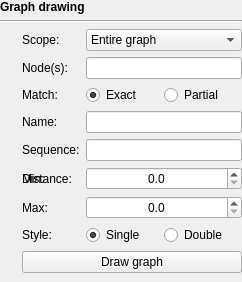
         <widget class="QWidget" name="graphDrawingWidget" native="true">
          <property name="enabled">
           <bool>true</bool>
          </property>
          <layout class="QVBoxLayout" name="verticalLayout_2">
           <property name="leftMargin">
            <number>0</number>
           </property>
           <property name="topMargin">
            <number>0</number>
           </property>
           <property name="rightMargin">
            <number>0</number>
           </property>
           <property name="bottomMargin">
            <number>0</number>
           </property>
           <item>
            <widget class="QLabel" name="label_5">
             <property name="font">
              <font>
               <bold>true</bold>
              </font>
             </property>
             <property name="text">
              <string>Graph drawing</string>
             </property>
            </widget>
           </item>
           <item>
            <widget class="Line" name="line">
             <property name="orientation">
              <enum>Qt::Horizontal</enum>
             </property>
            </widget>
           </item>
           <item>
            <widget class="QWidget" name="graphDrawingWidget_2" native="true">
             <layout class="QGridLayout" name="graphDrawingGridLayout">
              <property name="leftMargin">
               <number>0</number>
              </property>
              <property name="topMargin">
               <number>0</number>
              </property>
              <property name="rightMargin">
               <number>0</number>
              </property>
              <item row="2" column="0">
               <widget class="InfoTextWidget" name="startingNodesMatchTypeInfoText" native="true">
                <property name="enabled">
                 <bool>true</bool>
                </property>
                <property name="sizePolicy">
                 <sizepolicy hsizetype="Fixed" vsizetype="Fixed">
                  <horstretch>0</horstretch>
                  <verstretch>0</verstretch>
                 </sizepolicy>
                </property>
                <property name="minimumSize">
                 <size>
                  <width>16</width>
                  <height>16</height>
                 </size>
                </property>
                <property name="toolTip">
                 <string>When 'Exact' match is used, the graph will only be drawn around nodes that exactly match your above input.&lt;br&gt;&lt;br&gt;
When 'Partial' match is used, the graph will be drawn around nodes where any part of their name matches your above input.</string>
                </property>
               </widget>
              </item>
              <item row="1" column="0">
               <widget class="InfoTextWidget" name="startingNodesInfoText" native="true">
                <property name="enabled">
                 <bool>true</bool>
                </property>
                <property name="sizePolicy">
                 <sizepolicy hsizetype="Fixed" vsizetype="Fixed">
                  <horstretch>0</horstretch>
                  <verstretch>0</verstretch>
                 </sizepolicy>
                </property>
                <property name="minimumSize">
                 <size>
                  <width>16</width>
                  <height>16</height>
                 </size>
                </property>
                <property name="toolTip">
                 <string>Enter a comma-delimited list of node names here. This will define which regions of the graph will be drawn.&lt;br&gt;&lt;br&gt;
When in double mode, you can include '+' or '-' at the end of the node name to specify which strand to draw. If you do not include '+' or '-', then nodes for both strands will be drawn.</string>
                </property>
               </widget>
              </item>
              <item row="0" column="0">
               <widget class="InfoTextWidget" name="graphScopeInfoText" native="true">
                <property name="sizePolicy">
                 <sizepolicy hsizetype="Fixed" vsizetype="Fixed">
                  <horstretch>0</horstretch>
                  <verstretch>0</verstretch>
                 </sizepolicy>
                </property>
                <property name="minimumSize">
                 <size>
                  <width>16</width>
                  <height>16</height>
                 </size>
                </property>
                <property name="toolTip">
                 <string>&lt;html&gt;&lt;head/&gt;&lt;body&gt;&lt;p&gt;This controls how much of the assembly graph will be drawn: &lt;/p&gt;&lt;ul style=&quot;margin-top: 0px; margin-bottom: 0px; margin-left: 0px; margin-right: 0px; -qt-list-indent: 1;&quot;&gt;&lt;li style=&quot; margin-top:12px; margin-bottom:0px; margin-left:0px; margin-right:0px; -qt-block-indent:0; text-indent:0px;&quot;&gt;'Entire graph': all nodes in the graph will be drawn. This is appropriate for smaller graphs, but large graphs may take longer and use large amounts of memory to draw in their entirety.&lt;/li&gt;&lt;li style=&quot; margin-top:0px; margin-bottom:0px; margin-left:0px; margin-right:0px; -qt-block-indent:0; text-indent:0px;&quot;&gt;'Around nodes': you can specify nodes and a distance to limit the drawing to a smaller region of the graph.&lt;/li&gt;&lt;li style=&quot; margin-top:0px; margin-bottom:12px; margin-left:0px; margin-right:0px; -qt-block-indent:0; text-indent:0px;&quot;&gt;'Around BLAST hits': if you have conducted a BLAST search on this graph, this option will draw the region(s) of the graph around nodes that contain hits.&lt;/li&gt;&lt;/ul&gt;&lt;/body&gt;&lt;/html&gt;</string>
                </property>
               </widget>
              </item>
              <item row="2" column="2">
               <widget class="QWidget" name="startingNodesMatchTypeWidget" native="true">
                <layout class="QHBoxLayout" name="horizontalLayout_5">
                 <property name="spacing">
                  <number>0</number>
                 </property>
                 <property name="leftMargin">
                  <number>0</number>
                 </property>
                 <property name="topMargin">
                  <number>0</number>
                 </property>
                 <property name="rightMargin">
                  <number>0</number>
                 </property>
                 <property name="bottomMargin">
                  <number>0</number>
                 </property>
                 <item>
                  <widget class="QRadioButton" name="startingNodesExactMatchRadioButton">
                   <property name="sizePolicy">
                    <sizepolicy hsizetype="Minimum" vsizetype="Fixed">
                     <horstretch>0</horstretch>
                     <verstretch>0</verstretch>
                    </sizepolicy>
                   </property>
                   <property name="focusPolicy">
                    <enum>Qt::StrongFocus</enum>
                   </property>
                   <property name="text">
                    <string>Exact</string>
                   </property>
                   <property name="checked">
                    <bool>true</bool>
                   </property>
                  </widget>
                 </item>
                 <item>
                  <widget class="QRadioButton" name="startingNodesPartialMatchRadioButton">
                   <property name="sizePolicy">
                    <sizepolicy hsizetype="Minimum" vsizetype="Fixed">
                     <horstretch>0</horstretch>
                     <verstretch>0</verstretch>
                    </sizepolicy>
                   </property>
                   <property name="focusPolicy">
                    <enum>Qt::StrongFocus</enum>
                   </property>
                   <property name="text">
                    <string>Partial</string>
                   </property>
                  </widget>
                 </item>
                </layout>
               </widget>
              </item>
              <item row="3" column="0">
               <widget class="InfoTextWidget" name="pathSelectionInfoText" native="true">
                <property name="enabled">
                 <bool>true</bool>
                </property>
                <property name="sizePolicy">
                 <sizepolicy hsizetype="Fixed" vsizetype="Fixed">
                  <horstretch>0</horstretch>
                  <verstretch>0</verstretch>
                 </sizepolicy>
                </property>
                <property name="minimumSize">
                 <size>
                  <width>16</width>
                  <height>16</height>
                 </size>
                </property>
               </widget>
              </item>
              <item row="3" column="1">
               <widget class="QLabel" name="pathSelectionLabel">
                <property name="enabled">
                 <bool>true</bool>
                </property>
                <property name="text">
                 <string>Name:</string>
                </property>
               </widget>
              </item>
              <item row="3" column="2">
               <widget class="QLineEdit" name="pathSelectionLineEdit">
                <property name="enabled">
                 <bool>true</bool>
                </property>
                <property name="sizePolicy">
                 <sizepolicy hsizetype="Minimum" vsizetype="Fixed">
                  <horstretch>0</horstretch>
                  <verstretch>0</verstretch>
                 </sizepolicy>
                </property>
                <property name="focusPolicy">
                 <enum>Qt::StrongFocus</enum>
                </property>
               </widget>
              </item>
              <item row="4" column="0">
               <widget class="InfoTextWidget" name="walkSelectionInfoText" native="true">
                <property name="enabled">
                 <bool>true</bool>
                </property>
                <property name="sizePolicy">
                 <sizepolicy hsizetype="Fixed" vsizetype="Fixed">
                  <horstretch>0</horstretch>
                  <verstretch>0</verstretch>
                 </sizepolicy>
                </property>
                <property name="minimumSize">
                 <size>
                  <width>16</width>
                  <height>16</height>
                 </size>
                </property>
               </widget>
              </item>
              <item row="4" column="1">
               <widget class="QLabel" name="walkSelectionLabel">
                <property name="enabled">
                 <bool>true</bool>
                </property>
                <property name="text">
                 <string>Sequence:</string>
                </property>
               </widget>
              </item>
              <item row="4" column="2">
               <widget class="QLineEdit" name="walkSelectionLineEdit">
                <property name="enabled">
                 <bool>true</bool>
                </property>
                <property name="sizePolicy">
                 <sizepolicy hsizetype="Minimum" vsizetype="Fixed">
                  <horstretch>0</horstretch>
                  <verstretch>0</verstretch>
                 </sizepolicy>
                </property>
                <property name="focusPolicy">
                 <enum>Qt::StrongFocus</enum>
                </property>
               </widget>
              </item>
              <item row="5" column="0">
               <widget class="InfoTextWidget" name="nodeDistanceInfoText" native="true">
                <property name="enabled">
                 <bool>true</bool>
                </property>
                <property name="sizePolicy">
                 <sizepolicy hsizetype="Fixed" vsizetype="Fixed">
                  <horstretch>0</horstretch>
                  <verstretch>0</verstretch>
                 </sizepolicy>
                </property>
                <property name="minimumSize">
                 <size>
                  <width>16</width>
                  <height>16</height>
                 </size>
                </property>
               </widget>
              </item>
              <item row="5" column="1">
               <widget class="QLabel" name="nodeDistanceLabel">
                <property name="enabled">
                 <bool>true</bool>
                </property>
                <property name="text">
                 <string>Distance:</string>
                </property>
               </widget>
              </item>
              <item row="5" column="2">
               <widget class="QSpinBox" name="nodeDistanceSpinBox">
                <property name="enabled">
                 <bool>true</bool>
                </property>
                <property name="sizePolicy">
                 <sizepolicy hsizetype="Minimum" vsizetype="Fixed">
                  <horstretch>0</horstretch>
                  <verstretch>0</verstretch>
                 </sizepolicy>
                </property>
                <property name="focusPolicy">
                 <enum>Qt::StrongFocus</enum>
                </property>
                <property name="alignment">
                 <set>Qt::AlignCenter</set>
                </property>
                <property name="maximum">
                 <number>10000</number>
                </property>
               </widget>
              </item>
              <item row="7" column="0">
               <widget class="InfoTextWidget" name="nodeStyleInfoText" native="true">
                <property name="sizePolicy">
                 <sizepolicy hsizetype="Fixed" vsizetype="Fixed">
                  <horstretch>0</horstretch>
                  <verstretch>0</verstretch>
                 </sizepolicy>
                </property>
                <property name="minimumSize">
                 <size>
                  <width>16</width>
                  <height>16</height>
                 </size>
                </property>
                <property name="toolTip">
                 <string>'Single' mode will only one node for each positive/negative pair. This produces a simpler graph visualisation, but strand-specific sequences and directionality will be less clear.&lt;br&gt;&lt;br&gt;
'Double' mode will draw both nodes and their complement nodes. The nodes will show directionality with an arrow head. They will initially be drawn on top of each other, but can be manually moved to separate them.</string>
                </property>
               </widget>
              </item>
              <item row="7" column="2">
               <widget class="QWidget" name="nodeStyleWidget" native="true">
                <layout class="QHBoxLayout" name="horizontalLayout_6">
                 <property name="spacing">
                  <number>0</number>
                 </property>
                 <property name="leftMargin">
                  <number>0</number>
                 </property>
                 <property name="topMargin">
                  <number>0</number>
                 </property>
                 <property name="rightMargin">
                  <number>0</number>
                 </property>
                 <property name="bottomMargin">
                  <number>0</number>
                 </property>
                 <item>
                  <widget class="QRadioButton" name="singleNodesRadioButton">
                   <property name="sizePolicy">
                    <sizepolicy hsizetype="Minimum" vsizetype="Fixed">
                     <horstretch>0</horstretch>
                     <verstretch>0</verstretch>
                    </sizepolicy>
                   </property>
                   <property name="focusPolicy">
                    <enum>Qt::StrongFocus</enum>
                   </property>
                   <property name="text">
                    <string>Single</string>
                   </property>
                   <property name="checked">
                    <bool>true</bool>
                   </property>
                  </widget>
                 </item>
                 <item>
                  <widget class="QRadioButton" name="doubleNodesRadioButton">
                   <property name="sizePolicy">
                    <sizepolicy hsizetype="Minimum" vsizetype="Fixed">
                     <horstretch>0</horstretch>
                     <verstretch>0</verstretch>
                    </sizepolicy>
                   </property>
                   <property name="focusPolicy">
                    <enum>Qt::StrongFocus</enum>
                   </property>
                   <property name="text">
                    <string>Double</string>
                   </property>
                  </widget>
                 </item>
                </layout>
               </widget>
              </item>
              <item row="9" column="1" colspan="2">
               <widget class="QPushButton" name="drawGraphButton">
                <property name="focusPolicy">
                 <enum>Qt::StrongFocus</enum>
                </property>
                <property name="text">
                 <string>Draw graph</string>
                </property>
               </widget>
              </item>
              <item row="7" column="1">
               <widget class="QLabel" name="nodeStyleLabel">
                <property name="sizePolicy">
                 <sizepolicy hsizetype="Minimum" vsizetype="Preferred">
                  <horstretch>0</horstretch>
                  <verstretch>0</verstretch>
                 </sizepolicy>
                </property>
                <property name="text">
                 <string>Style:</string>
                </property>
               </widget>
              </item>
              <item row="1" column="1">
               <widget class="QLabel" name="startingNodesLabel">
                <property name="enabled">
                 <bool>true</bool>
                </property>
                <property name="sizePolicy">
                 <sizepolicy hsizetype="Minimum" vsizetype="Preferred">
                  <horstretch>0</horstretch>
                  <verstretch>0</verstretch>
                 </sizepolicy>
                </property>
                <property name="text">
                 <string>Node(s):</string>
                </property>
               </widget>
              </item>
              <item row="1" column="2">
               <widget class="QLineEdit" name="startingNodesLineEdit">
                <property name="enabled">
                 <bool>true</bool>
                </property>
                <property name="sizePolicy">
                 <sizepolicy hsizetype="Minimum" vsizetype="Fixed">
                  <horstretch>0</horstretch>
                  <verstretch>0</verstretch>
                 </sizepolicy>
                </property>
                <property name="focusPolicy">
                 <enum>Qt::StrongFocus</enum>
                </property>
               </widget>
              </item>
              <item row="0" column="2">
               <widget class="QComboBox" name="graphScopeComboBox">
                <property name="sizePolicy">
                 <sizepolicy hsizetype="Minimum" vsizetype="Fixed">
                  <horstretch>0</horstretch>
                  <verstretch>0</verstretch>
                 </sizepolicy>
                </property>
                <property name="focusPolicy">
                 <enum>Qt::StrongFocus</enum>
                </property>
                <item>
                 <property name="text">
                  <string>Entire graph</string>
                 </property>
                </item>
                <item>
                 <property name="text">
                  <string>Around nodes</string>
                 </property>
                </item>
                <item>
                 <property name="text">
                  <string>Around paths</string>
                 </property>
                </item>
                <item>
                 <property name="text">
                  <string>Around sequence walk</string>
                 </property>
                </item>
                <item>
                 <property name="text">
                  <string>Around query hits</string>
                 </property>
                </item>
                <item>
                 <property name="text">
                  <string>Depth range</string>
                 </property>
                </item>
               </widget>
              </item>
              <item row="0" column="1">
               <widget class="QLabel" name="graphScopeLabel">
                <property name="sizePolicy">
                 <sizepolicy hsizetype="Minimum" vsizetype="Preferred">
                  <horstretch>0</horstretch>
                  <verstretch>0</verstretch>
                 </sizepolicy>
                </property>
                <property name="text">
                 <string>Scope:</string>
                </property>
               </widget>
              </item>
              <item row="2" column="1">
               <widget class="QLabel" name="startingNodesMatchTypeLabel">
                <property name="enabled">
                 <bool>true</bool>
                </property>
                <property name="sizePolicy">
                 <sizepolicy hsizetype="Minimum" vsizetype="Preferred">
                  <horstretch>0</horstretch>
                  <verstretch>0</verstretch>
                 </sizepolicy>
                </property>
                <property name="text">
                 <string>Match:</string>
                </property>
               </widget>
              </item>
              <item row="5" column="2">
               <widget class="QDoubleSpinBox" name="minDepthSpinBox">
                <property name="focusPolicy">
                 <enum>Qt::StrongFocus</enum>
                </property>
                <property name="alignment">
                 <set>Qt::AlignCenter</set>
                </property>
                <property name="decimals">
                 <number>1</number>
                </property>
                <property name="maximum">
                 <double>1000000.000000000000000</double>
                </property>
               </widget>
              </item>
              <item row="5" column="0">
               <widget class="InfoTextWidget" name="minDepthInfoText" native="true">
                <property name="sizePolicy">
                 <sizepolicy hsizetype="Fixed" vsizetype="Fixed">
                  <horstretch>0</horstretch>
                  <verstretch>0</verstretch>
                 </sizepolicy>
                </property>
                <property name="minimumSize">
                 <size>
                  <width>16</width>
                  <height>16</height>
                 </size>
                </property>
                <property name="toolTip">
                 <string>&lt;html&gt;&lt;head/&gt;&lt;body&gt;&lt;p&gt;This is the lower bound for the depth range. Nodes with a read &lt;/p&gt;&lt;p&gt;depth less than this value will not be drawn.&lt;/p&gt;&lt;/body&gt;&lt;/html&gt;</string>
                </property>
               </widget>
              </item>
              <item row="9" column="0">
               <widget class="InfoTextWidget" name="drawGraphInfoText" native="true">
                <property name="sizePolicy">
                 <sizepolicy hsizetype="Fixed" vsizetype="Fixed">
                  <horstretch>0</horstretch>
                  <verstretch>0</verstretch>
                 </sizepolicy>
                </property>
                <property name="minimumSize">
                 <size>
                  <width>16</width>
                  <height>16</height>
                 </size>
                </property>
                <property name="toolTip">
                 <string>&lt;html&gt;&lt;head/&gt;&lt;body&gt;&lt;p&gt;Clicking this button will conduct the graph layout and draw the graph to the screen. This process is fast for small graphs but can be resource-intensive for large graphs.&lt;br/&gt;&lt;br/&gt;The layout algorithm uses a random seed, so each time this button is clicked you will give different layouts of the same graph.&lt;/p&gt;&lt;/body&gt;&lt;/html&gt;</string>
                </property>
               </widget>
              </item>
              <item row="5" column="1">
               <widget class="QLabel" name="minDepthLabel">
                <property name="sizePolicy">
                 <sizepolicy hsizetype="Minimum" vsizetype="Preferred">
                  <horstretch>0</horstretch>
                  <verstretch>0</verstretch>
                 </sizepolicy>
                </property>
                <property name="text">
                 <string>Min:</string>
                </property>
               </widget>
              </item>
              <item row="6" column="0">
               <widget class="InfoTextWidget" name="maxDepthInfoText" native="true">
                <property name="sizePolicy">
                 <sizepolicy hsizetype="Fixed" vsizetype="Fixed">
                  <horstretch>0</horstretch>
                  <verstretch>0</verstretch>
                 </sizepolicy>
                </property>
                <property name="minimumSize">
                 <size>
                  <width>16</width>
                  <height>16</height>
                 </size>
                </property>
                <property name="toolTip">
                 <string>&lt;html&gt;&lt;head/&gt;&lt;body&gt;&lt;p&gt;This is the upper bound for the depth range. Nodes with a read depth greater than this value will not be drawn.&lt;/p&gt;&lt;/body&gt;&lt;/html&gt;</string>
                </property>
               </widget>
              </item>
              <item row="6" column="1">
               <widget class="QLabel" name="maxDepthLabel">
                <property name="sizePolicy">
                 <sizepolicy hsizetype="Minimum" vsizetype="Preferred">
                  <horstretch>0</horstretch>
                  <verstretch>0</verstretch>
                 </sizepolicy>
                </property>
                <property name="text">
                 <string>Max:</string>
                </property>
               </widget>
              </item>
              <item row="6" column="2">
               <widget class="QDoubleSpinBox" name="maxDepthSpinBox">
                <property name="focusPolicy">
                 <enum>Qt::StrongFocus</enum>
                </property>
                <property name="alignment">
                 <set>Qt::AlignCenter</set>
                </property>
                <property name="decimals">
                 <number>1</number>
                </property>
                <property name="maximum">
                 <double>1000000.000000000000000</double>
                </property>
               </widget>
              </item>
             </layout>
            </widget>
           </item>
          </layout>
         </widget>
